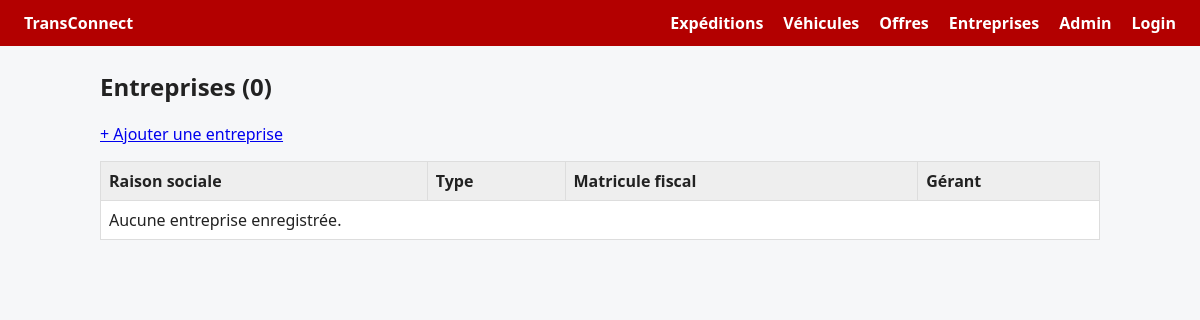
Before: /entreprises/ with the older database file.
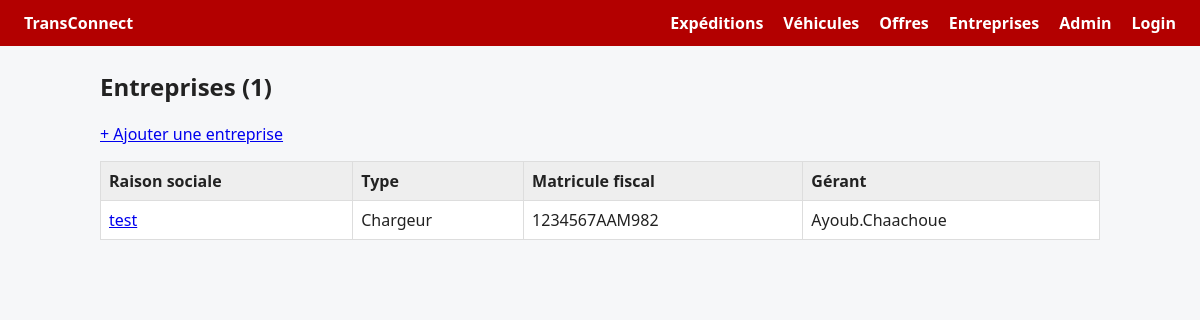
After: the same page with the newer database file.
### EntreprisesApp/models.py (models this page shows, shortened)
class Entreprise(models.Model):
    raison_sociale = models.CharField()
    matricule_fiscal = models.CharField(
        max_length=17,
        unique=True,
        validators=[
            RegexValidator(
                regex=r"^\d{7}[/ -]?[A-Za-z][/ -]?[ABDNPEabdnpe][/ -]?[MPCNEmpcne][/ -]?\d{3}$",
                message="Matricule fiscal invalide (ex. 1234567AAM000 ou 1234567/A/A/M/000).",
            )
        ],
    )
    type_entreprise = models.CharField(
        choices=[
            ("chargeur", "chargeur"),
            ("transporteur", "transporteur"),
        ]
    )
    adresse = models.TextField(validators=[MinLengthValidator(20)])
    created_at = models.DateTimeField(auto_now_add=True)
    updated_at = models.DateTimeField(auto_now=True)
    gerant = models.OneToOneField(
        settings.AUTH_USER_MODEL,
        on_delete=models.CASCADE,
        related_name="entreprise",
    )

class Utilisateur(AbstractUser):
    user_id = models.CharField(
        max_length=8,
        primary_key=True,
        editable=False,
        validators=[
            RegexValidator(
                regex=r"^\d{2}user\d{2}$",
                message="user_id doit suivre le format AAuserNN.",
            )
        ],
    )
    email = models.EmailField(unique=True, validators=[valider_email_gmail])
    role = models.CharField(
        max_length=20,
        choices=[
            ("chargeur", "Chargeur"),
            ("transporteur", "Transporteur"),
            ("admin", "Admin"),
        ],
        default="chargeur",
    )
    telephone = models.CharField(max_length=8)
    created_at = models.DateTimeField(auto_now_add=True)
    updated_at = models.DateTimeField(auto_now=True)

### EntreprisesApp/views.py (the view)
# urls.py: path("", views.liste_entreprises, name="liste"),
def liste_entreprises(request):
    entreprises = Entreprise.objects.select_related("gerant").order_by("raison_sociale")
    return render(request, "entreprises/liste.html", {"entreprises": entreprises})

### EntreprisesApp/templates/entreprises/liste.html (shortened to what this page needs)
{% extends "base.html" %}
{% block content %}
<h2>Entreprises ({{ entreprises|length }})</h2>
<p><a href="{% url 'entreprises:ajouter' %}">+ Ajouter une entreprise</a></p>
<table>
    <tr><th>Raison sociale</th><th>Type</th><th>Matricule fiscal</th><th>Gérant</th></tr>
    {% for entreprise in entreprises %}
    <tr>
        <td><a href="{% url 'entreprises:detail' entreprise.pk %}">{{ entreprise.raison_sociale }}</a></td>
        <td>{{ entreprise.type_entreprise|capfirst }}</td>
        <td>{{ entreprise.matricule_fiscal|upper }}</td>
        <td>{{ entreprise.gerant.get_full_name|default:entreprise.gerant.username }}</td>
    </tr>
    {% empty %}
    <tr><td colspan="4">Aucune entreprise enregistrée.</td></tr>
    {% endfor %}
</table>
{% endblock %}

Changed rows visible on the page:
added Entreprise: raison_sociale "test", type_entreprise "Chargeur", matricule_fiscal "1234567AAM982", gerant.get_full_name "Ayoub.Chaachoue"
Other visible differences:
{{ entreprises|length }}: "0" → "1"
text no longer shown: "Aucune entreprise enregistrée."
